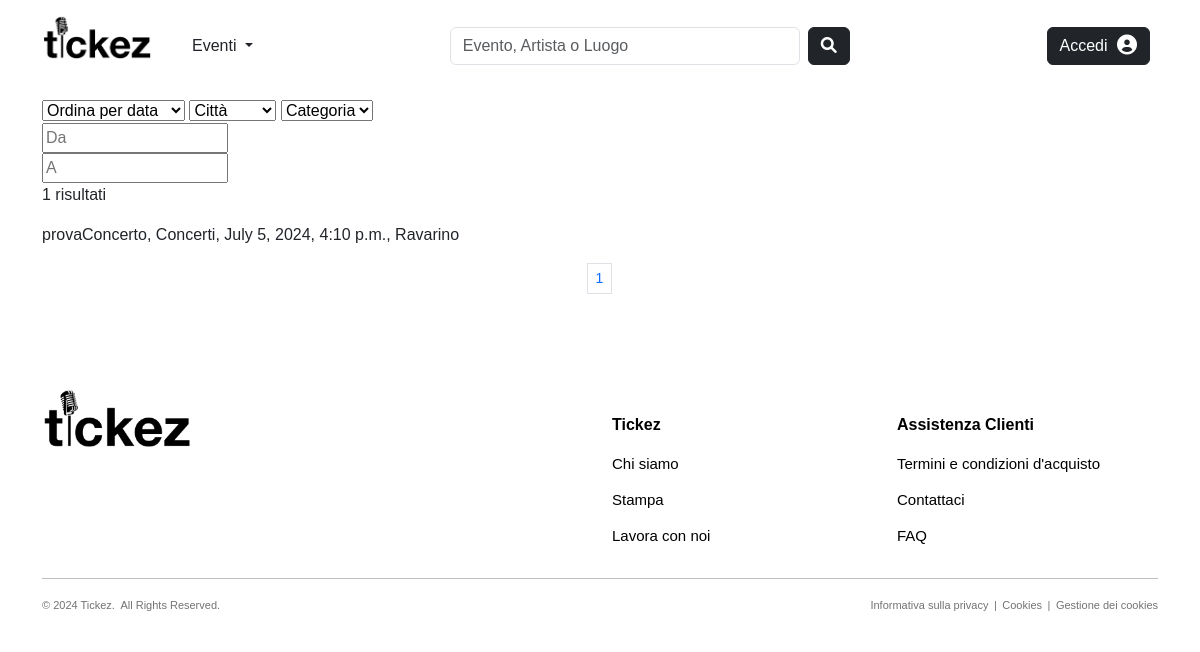
The page /products/events/ on the database as committed earlier.
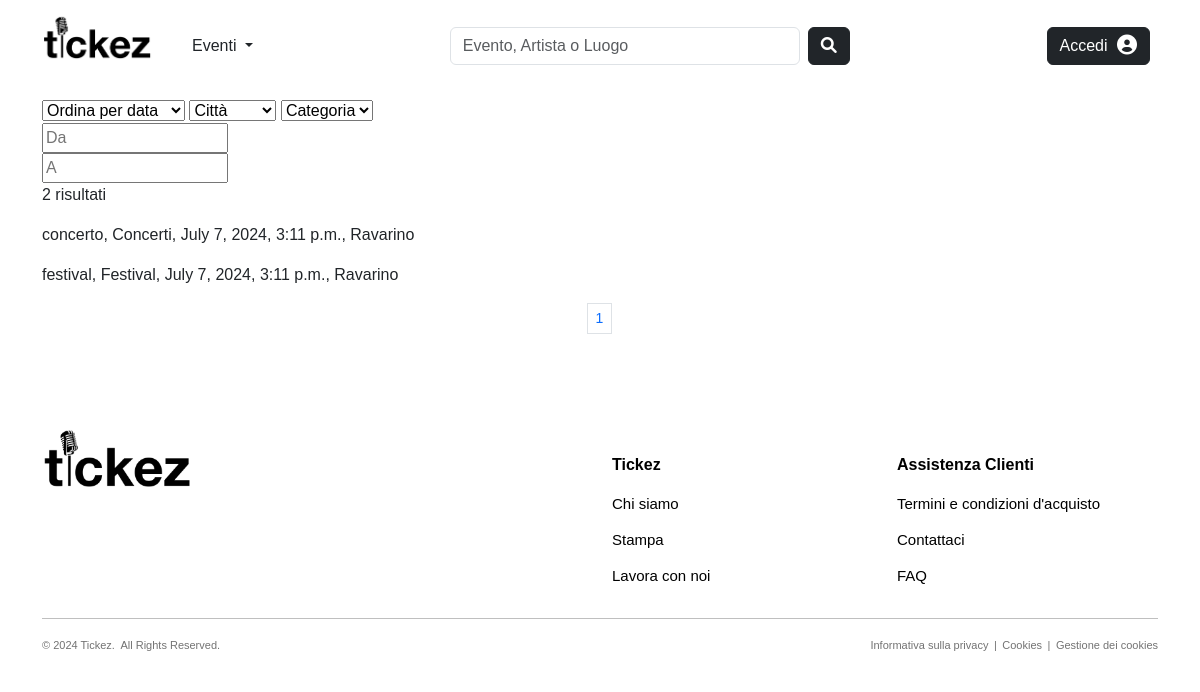
The same page on the database as committed later.
### products/models.py (models this page shows, shortened)
class Evento(models.Model):
    CATEGORY_CHOICES = [
        ('Concerti', 'Concerti'),
        ('Festival', 'Festival'),
        ('Teatro', 'Teatro')
    ]
    nome = models.CharField(max_length=100, null=False, blank=False)
    slug = models.SlugField(max_length=200, null=False, unique=True, blank=True)
    categoria = models.CharField(max_length=100, choices=CATEGORY_CHOICES, null=False, blank=False)
    descrizione = models.TextField(null=True, blank=True, default='')
    data_ora = models.DateTimeField(null=False, blank=False, default=timezone.now)
    locandina = models.ImageField(blank=True, upload_to="images/events")
    organizzatore = models.ForeignKey(to='users.Organizzatore', on_delete=models.CASCADE, null=False, blank=False, related_name='eventi_organizzati')
    luogo = models.ForeignKey(to='common.Luogo', on_delete=models.CASCADE, null=False, blank=False, related_name='eventi_programmati')
    followers = models.ManyToManyField(to='users.Utente', blank=True, default=None, related_name='eventi_preferiti')
    def get_absolute_url(self):
        return reverse("products:event-details", kwargs={"slug": self.slug, "pk": self.pk})
    class Meta:
        verbose_name_plural = 'Eventi'

### common/models.py (models this page shows, shortened)
class Luogo(models.Model):
    nome = models.CharField(max_length=50, null=False, blank=False)
    slug = models.SlugField(max_length=200, null=False, unique=True, blank=True)
    indirizzo = models.CharField(max_length=255)
    capienza_persone = models.PositiveIntegerField()
    citta = models.CharField(max_length=100)
    stato = models.CharField(max_length=100)
    codice_postale = models.CharField(max_length=30)
    immagine = models.ImageField(blank=True, upload_to="images/venues", default=join('static', 'images', 'defaults', 'default_venue.jpg'))
    followers = models.ManyToManyField(to='users.Utente', blank=True, default=None, related_name='luoghi_preferiti')
    affittuari = models.ManyToManyField(to='users.Organizzatore', blank=True, default=None, related_name='luoghi_affittati')
    class Meta:
        verbose_name_plural = 'Luoghi'

### products/views.py (the view)
# urls.py: path('events/', views.EventsListView.as_view(), name="events"),
class EventsListView(ListView):
    model = Evento
    template_name = 'products/events.html'
    paginate_by = 3
    def get_queryset(self):
        event_list = super().get_queryset()
        order_by = self.request.GET.get('sort', 'data_ora')
        city = self.request.GET.get('city', '')
        category = self.request.GET.get('category', '')
        from_date = self.request.GET.get('from_date', '')
        until_date = self.request.GET.get('until_date', '')
        event_list = ( self.order_style(event_list, order_by) &
                       self.filter_by_city(event_list, city) &
                       self.filter_by_category(event_list, category) &
                       self.filter_by_date(event_list, from_date, until_date)
        )
        return event_list
    def order_style(self, queryset, order_by):
        if order_by == 'nome':
            return queryset.order_by('nome')
        else:
            return queryset.order_by('data_ora')
    def filter_by_city(self, queryset, city):
        if city:
            return queryset.filter(luogo__citta__icontains=city)
        return queryset
    def filter_by_category(self, queryset, category):
        if category:
            return queryset.filter(categoria=category)
        return queryset
    def filter_by_date(self, queryset, from_date, until_date):
        if from_date:
            queryset = queryset.filter(data_ora__gte=datetime.strptime(from_date, '%d/%m/%Y'))
        if until_date:
            queryset = queryset.filter(data_ora__lte=datetime.strptime(until_date, '%d/%m/%Y'))
        return queryset
    def get_context_data(self, **kwargs):
        context = super().get_context_data(**kwargs)
        context['current_sort'] = self.request.GET.get('sort', 'data_ora')
        context['current_city'] = self.request.GET.get('city', '')
        context['current_category'] = self.request.GET.get('category', '')
        context['cities'] = sorted(Evento.objects.values_list('luogo__citta', flat=True).distinct())
        context['categories'] = sorted(Evento.objects.values_list('categoria', flat=True).distinct())
        context['current_from'] = self.request.GET.get('from_date', '')
        context['current_until'] = self.request.GET.get('until_date', '')
        return context

### products/templates/products/events.html (shortened to what this page needs)
{% extends "products/base_products.html" %}
{% load static %}
{% load crispy_forms_tags %}
{% block content %}
    <div class="container">
        <form method="GET">
            <select name="sort" id="sort" onchange="this.form.submit()">
                <option value="data_ora" {% if current_sort == 'data_ora' %} selected {% endif %}>Ordina per data</option>
            </select>
            <select name="city" id="city" onchange="this.form.submit()">
                <option value="" selected disabled hidden>Città</option>
            </select>
            <select name="category" id="category" onchange="this.form.submit()">
                <option value="" selected disabled hidden>Categoria</option>
            </select>
            <div>
                <input type="text" placeholder="Da" {% if request.GET.from_date %} value="{{ request.GET.from_date }}" {% endif %} id="from_date" name="from_date" class="datepicker" readonly onchange="this.form.submit()">
            </div>
            <div>
                <input type="text" placeholder="A" {% if request.GET.until_date %} value="{{ request.GET.until_date }}" {% endif %} id="until_date" name="until_date" class="datepicker" readonly onchange="this.form.submit()">
            </div>
        </form>
        <p>{{view.get_queryset.count}} risultati</p>
        {% for e in page_obj %}
            <a href="{{ e.get_absolute_url }}" style="text-decoration: none; color: inherit;">
                <p>{{e.nome}}, {{e.categoria}}, {{e.data_ora}}, {{e.luogo.citta}}</p>
            </a>
        {% endfor %}
        <nav aria-label="Page navigation">
            <ul class="pagination pagination-sm justify-content-center">
              {% for p in paginator.page_range %}
                <li class="page-item {% if request.GET.page|stringformat:"s" == p|stringformat:"s" %} active {% endif %}">
                    <a class="page-link" href="?{% for key, value in request.GET.items %}{% if key != 'page' %}{{ key }}={{ value }}&{% endif %}{% endfor %}page={{ p }}">{{ p }}</a></li>
              {% endfor %}
            </ul>
        </nav>
    </div>
{% endblock %}

### products/templates/products/base_products.html
{% extends 'base.html' %}
{% load static %}
{% load crispy_forms_tags %}

### templates/base.html (shortened to what this page needs)
<!DOCTYPE html>
<html lang="en">
  <head>
    {% load static %}
    {% load crispy_forms_tags %}
    <link rel="stylesheet" href="https://cdn.jsdelivr.net/npm/bootstrap@5.3.3/dist/css/bootstrap.min.css"/>
    <link rel="stylesheet" type="text/css" href="{% static 'css/style.css' %}" />
    <link rel="stylesheet" href="https://cdnjs.cloudflare.com/ajax/libs/font-awesome/6.0.0-beta3/css/all.min.css">
    <link rel="stylesheet" href="https://cdnjs.cloudflare.com/ajax/libs/bootstrap-datepicker/1.9.0/css/bootstrap-datepicker.min.css">
  </head>
  <body>
    {% include 'navbar.html' %}
    <br/>
    {% block content %} {% endblock %}
    <br/><br/>
    {% include 'footer.html' %}
  </body>
</html>

### templates/navbar.html (shortened to what this page needs)
<nav class="navbar navbar-light" style="background-color: #ffffff; padding:10px 30px;">
    <div class="container-fluid d-flex justify-content-between align-items-end">
        <div class="d-flex align-items-end">
            <a class="navbar-brand" href="/">
                <img src="/static/images/tickez_logo.jpg" alt="tickez logo" width="110">
            </a>
            <div class="dropdown d-inline ms-4" style="margin-bottom: 7px;">
                <a class="nav-link dropdown-toggle" href="#" role="button" data-bs-toggle="dropdown" aria-expanded="false">
                    Eventi
                </a>
            </div>
        </div>
        <div>
            <form class="d-flex w-100 ms-3 me-3" method="GET" action="{% url 'common:search-results' %}">
                <input class="form-control me-2" type="search" name="keywords" placeholder="Evento, Artista o Luogo" aria-label="Search" style="width: 350px;">
                <button class="btn btn-dark" type="submit"><i class="fas fa-search"></i></button>
            </form>
        </div>
        <div>
            {% if user.is_authenticated %}
            <a href="{% url 'users:profile' %}" class="btn btn-dark me-2">
                <span style="margin-right: 5px;">{{ user }}</span>
                <i class="fas fa-user-circle fa-lg"></i>
            </a>
            <form id="logout-form" method="POST" action="{% url 'logout' %}" style="display: inline;">
                {% csrf_token %}
                <button type="submit" class="btn btn-dark">
                    <i class="fas fa-sign-out-alt"></i>
                </button>
            </form>
            {% else %}
            <a href="{% url 'login' %}" class="btn btn-dark me-2">
                <span style="margin-right: 5px;">Accedi</span>
                <i class="fas fa-user-circle fa-lg"></i>
            </a>
            {% endif %}
        </div>
    </div>
</nav>

### templates/footer.html
<footer class="site-footer">
    <div class="container">
      <div class="row">
        <div class="col-md-6 col-sm-12">
          <a href="/"><img width="150" heigth="150" src="/static/images/tickez_logo.jpg"/></a>
        </div>
        <div class="col-md-3 col-xs-12">
          <h6>Tickez</h6>
          <ul class="footer-links">
            <li><p>Chi siamo</p></li>
            <li><p>Stampa</p></li>
            <li><p>Lavora con noi</p></li>
          </ul>
        </div>
        <div class="col-md-3 col-xs-12">
          <h6>Assistenza Clienti</h6>
          <ul class="footer-links">
            <li><p>Termini e condizioni d'acquisto</p></li>
            <li><p>Contattaci</p></li>
            <li><p>FAQ</p></li>
          </ul>
        </div>
      </div>
      <hr>
    </div>
    <div class="container">
      <div class="row">
        <div class="col-md-6 col-xs-12">
          <p class="copyright-text">&copy; 2024 Tickez.&ensp;All Rights Reserved.</p>
        </div>
        <div class="col-md-6 col-xs-12">
            <p class="cookies-text">Informativa sulla privacy&ensp;|&ensp;Cookies&ensp;|&ensp;Gestione dei cookies</p>
        </div>
      </div>
    </div>
</footer>

### static/css/style.css (style rules this page uses)
body { font-family: 'Helvetica', 'Arial', sans-serif; }
.site-footer { background-color:#ffffff; padding:30px 0 10px; font-size:15px; line-height:20px; color:#000000; }
.site-footer h6 { color:#000000; font-weight:600; font-size:16px; margin-top:27px; margin-bottom:20px; }
.footer-links { padding-left:0; list-style:none }
.footer-links li { display:block }
.copyright-text { font-size:11px; color:#737373; margin:0 }
.cookies-text { font-size:11px; color:#737373; margin:0 }
@media (min-width: 768px) { .cookies-text { text-align: right; } }

Rows that differ between the two databases and show on the page:
removed Evento: nome "provaConcerto", categoria "Concerti", data_ora "July 5, 2024, 4:10 p.m.", luogo.citta "Ravarino"
added Evento: nome "concerto", categoria "Concerti", data_ora "July 7, 2024, 3:11 p.m.", luogo.citta "Ravarino"
added Evento: nome "festival", categoria "Festival", data_ora "July 7, 2024, 3:11 p.m.", luogo.citta "Ravarino"
Other text that changed with them:
{{ view.get_queryset.count }}: "1" → "2"
